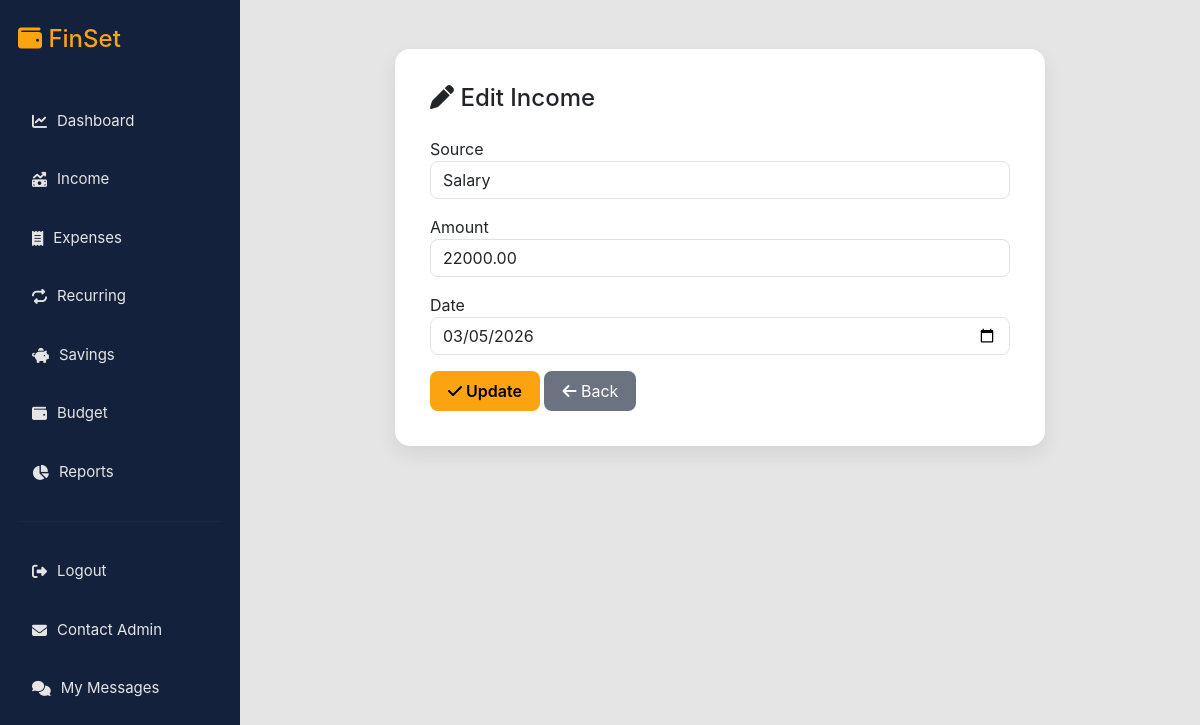
Screenshot of /income/edit.php?id=13 (signed in) with the database file from the repository.
### tables this page shows
CREATE TABLE IF NOT EXISTS `income` (
  `id` int NOT NULL AUTO_INCREMENT,
  `user_id` int NOT NULL,
  `source` varchar(100) NOT NULL,
  `amount` decimal(10,2) NOT NULL,
  `income_date` date NOT NULL,
  `created_at` timestamp NULL DEFAULT CURRENT_TIMESTAMP,
  PRIMARY KEY (`id`),
  KEY `user_id` (`user_id`)
);

### income/edit.php (the view, shortened to what this page needs)
<?php
include "../config/database.php";
$id = intval($_GET['id'] ?? 0);
$query = "SELECT * FROM income WHERE id='$id'";
$result = mysqli_query($conn, $query);
$row = mysqli_fetch_assoc($result);
?>
<!DOCTYPE html>
<html>
<head>
<link href="https://cdn.jsdelivr.net/npm/bootstrap@5.3.0/dist/css/bootstrap.min.css" rel="stylesheet">
<link rel="stylesheet" href="https://cdnjs.cloudflare.com/ajax/libs/font-awesome/6.5.0/css/all.min.css">
</head>
<body>
<div class="main-container">
<?php include "../includes/sidebar.php"; ?>
<div class="content">
<div class="d-flex justify-content-center mt-4">
<div class="form-card">
<h4 class="mb-4">
<i class="fa-solid fa-pen"></i> Edit Income
</h4>
<form method="POST">
<div class="mb-3">
<label>Source</label>
<input
type="text"
name="source"
value="<?php echo htmlspecialchars($row['source'] ?? ''); ?>"
class="form-control"
required>
</div>
<div class="mb-3">
<label>Amount</label>
<input
type="number"
name="amount"
value="<?php echo htmlspecialchars($row['amount'] ?? ''); ?>"
class="form-control"
required>
</div>
<div class="mb-3">
<label>Date</label>
<input
type="date"
name="income_date"
value="<?php echo htmlspecialchars($row['income_date'] ?? ''); ?>"
class="form-control"
required>
</div>
<button class="btn btn-update">
<i class="fa-solid fa-check"></i> Update
</button>
<a href="list.php" class="btn btn-back">
    <i class="fa-solid fa-arrow-left"></i>
Back
</a>
</form>
</div>
</div>
</div>
</body>
</html>

### income/edit.php (style rules this page uses)
body { margin:0; background:#E5E5E5; font-family:'Inter','Segoe UI',sans-serif; }
.main-container { display:flex; }
.content { margin-left:240px; width:calc(100% - 240px); padding:25px; }
.form-card { background:#FFFFFF; border-radius:15px; box-shadow:0 8px 20px rgba(0,0,0,0.08); padding:35px; width:650px; }
.form-control { border-radius:8px; }
.btn-update { background:#FCA311; border:none; color:#000; font-weight:600; padding:8px 18px; border-radius:8px; }
.btn-back { background:#6b7280; border:none; color:white; padding:8px 18px; border-radius:8px; }

### rows the page displays
income: source "Salary", amount "22000.00", income_date "03/05/2026"
